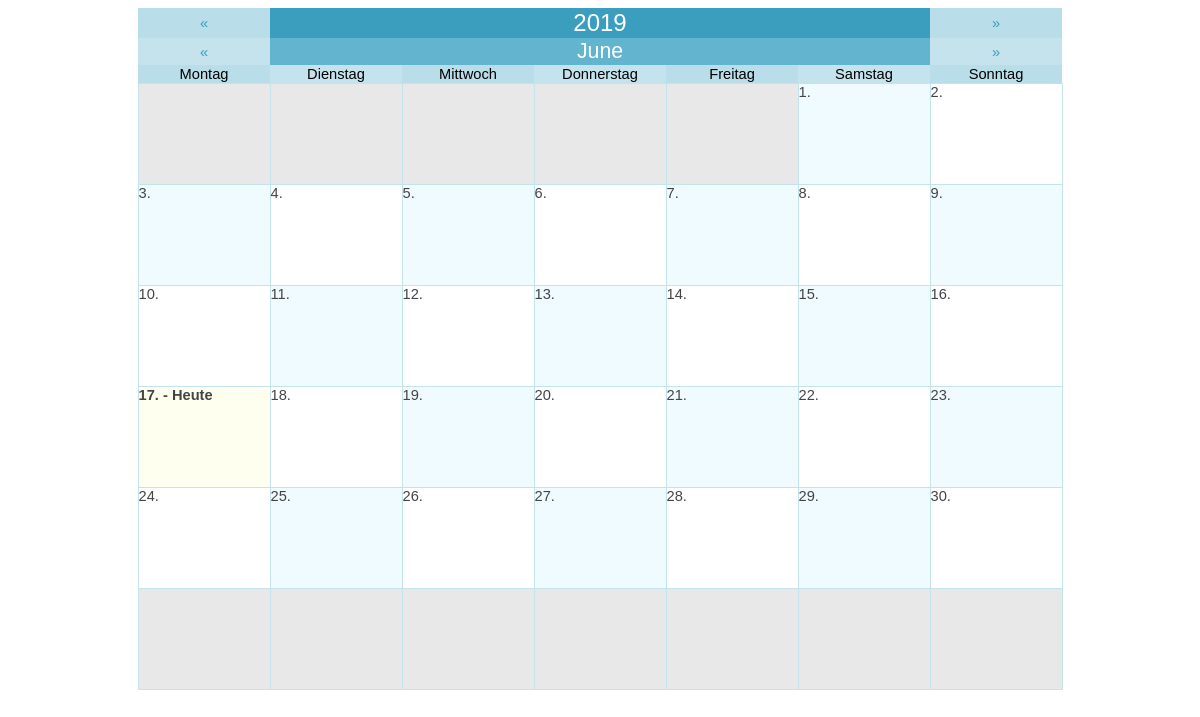
Before: /graphic_calendar.php with the older database file.
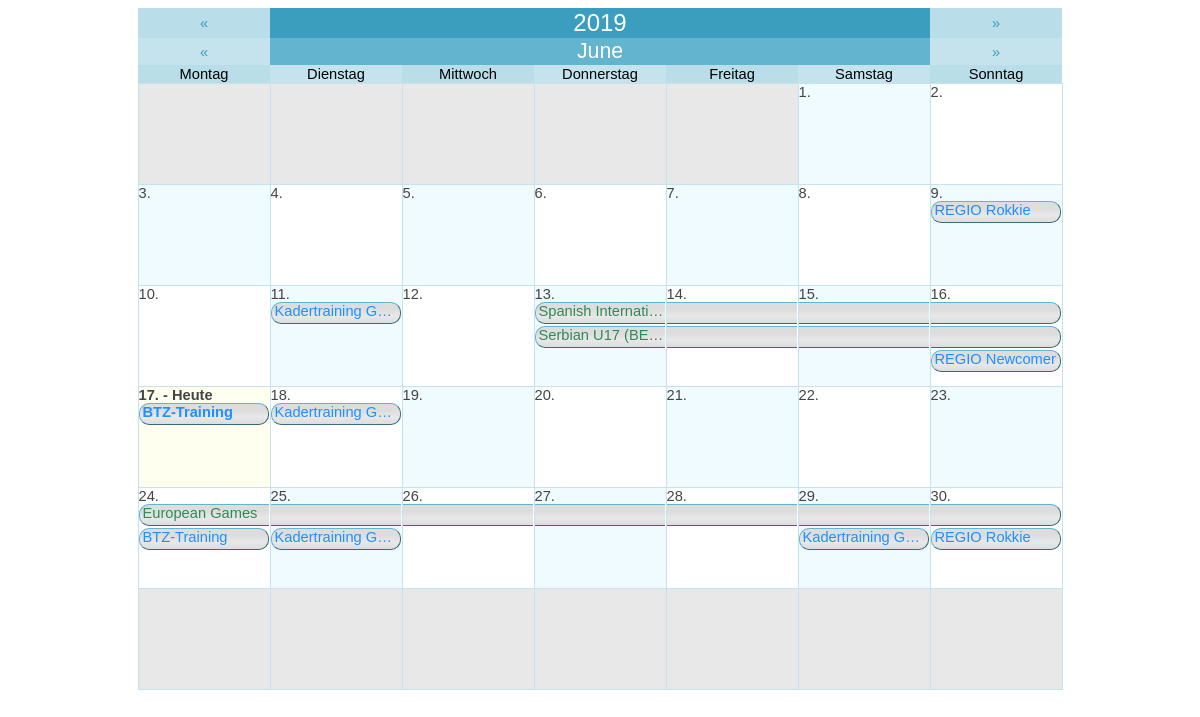
After: the same page with the newer database file.
### tables this page shows
CREATE TABLE `agenda` (
  `id` int(11) NOT NULL AUTO_INCREMENT,
  `title` varchar(255) NOT NULL,
  `description` text NOT NULL,
  `date_begin` date NOT NULL,
  `date_end` date NOT NULL,
  `isTimespan` tinyint(1) NOT NULL,
  `location` varchar(255) NOT NULL,
  `time_start` time NOT NULL,
  `time_end` time NOT NULL,
  `category` varchar(20) NOT NULL,
  `participant` varchar(255) NOT NULL,
  `responsible` varchar(255) NOT NULL,
  `additional_info` text NOT NULL,
  PRIMARY KEY (`id`)
);

### data/string.lib.php (called while the page is built, shortened)
<?php
function SReplace($string,$specialCharacters='')
{
    $sstr = str_replace(' ','-',$string);
    $sstr = str_replace('&Auml;','AE',$sstr);
    $sstr = str_replace('&auml;','ae',$sstr);
    $sstr = str_replace('&Ouml;','OE',$sstr);
    $sstr = str_replace('&ouml;','oe',$sstr);
    $sstr = str_replace('&Uuml;','UE',$sstr);
    $sstr = str_replace('&uuml;','ue',$sstr);
    $sstr = str_replace('&szlig;','ss',$sstr);
    $sstr = str_replace('Ã„','AE',$sstr);
    $sstr = str_replace('Ã¤','ae',$sstr);
    $sstr = str_replace('Ã–','OE',$sstr);
    $sstr = str_replace('Ã¶','oe',$sstr);
    $sstr = str_replace('Ãœ','UE',$sstr);
    $sstr = str_replace('Ã¼','ue',$sstr);
    $sstr = str_replace('ÃŸ','ss',$sstr);
    $sstr = preg_replace('/[^0-9A-Za-z-'.$specialCharacters.'\|]/', '', $sstr);
    return $sstr;
}
?>

### data/mysql.lib.php (called while the page is built, shortened)
<?php
class MySQL
{
    private static $sqlConnectionLink;
    public static function SetSQLLink($link)
    {
        self::$sqlConnectionLink = $link;
    }
    private static function GetParamTypeList($paramTypeList,$paramAmt)
    {
        if(substr($paramTypeList,0,1) == "@")
        {
            $broadcastType = str_replace("@","",$paramTypeList);
            $mySQLParamTypes = '';
            for($i=0;$i<$paramAmt;$i++) $mySQLParamTypes .= $broadcastType;
        }
        else
        {
            if($paramAmt == strlen($paramTypeList) OR ($paramTypeList == "" AND $paramAmt == -1)) $mySQLParamTypes = $paramTypeList;
            else die("<b>Not enought parameters provided!</b> <br> <b>Provided: </b> ".strlen($paramTypeList)." <br><b>Required:</b> $paramAmt");
        }
        return $mySQLParamTypes;
    }
    public static function Row($sqlStatement,$parameterTypes="", &...$sqlParameters)
    {
        $parameterAmount = func_num_args() - 2;
        $parameterTypeList = self::GetParamTypeList($parameterTypes,$parameterAmount);
        $stmt = self::$sqlConnectionLink->prepare($sqlStatement);
        if($parameterTypes != "") call_user_func_array(array($stmt, "bind_param"), array_merge(array($parameterTypeList), $sqlParameters));
        $stmt->execute();
        $result = $stmt->get_result();
        $row = $result->fetch_array();
        return $row;
    }
    public static function Cluster($sqlStatement,$parameterTypes="", &...$sqlParameters)
    {
        $rowArray = array();
        $parameterAmount = func_num_args() - 2;
        $parameterTypeList = self::GetParamTypeList($parameterTypes,$parameterAmount);
        $stmt = self::$sqlConnectionLink->prepare($sqlStatement);
        if($parameterTypes != "") call_user_func_array(array($stmt, "bind_param"), array_merge(array($parameterTypeList), $sqlParameters));
        $stmt->execute();
        $result = $stmt->get_result();
        while($row = $result->fetch_assoc()) array_push($rowArray,$row);
        return $rowArray;
    }
}
?>

### data/setting.lib.php (called while the page is built, shortened)
<?php
class Setting
{
    private static $sqlConnectionLink;
    public static function SetSQLLink($link)
    {
        self::$sqlConnectionLink = $link;
    }
    public static function Get($setting)
    {
        $stmt = self::$sqlConnectionLink->prepare("SELECT value FROM settings WHERE setting = ?");
        $stmt->bind_param('s', $setting);
        $stmt->execute();
        $result = $stmt->get_result();
        $value = $result->fetch_array();
        switch($value[0])
        {
            case 'true':    return true;
            default:        return $value[0];
        }
    }
}
?>

### graphic_calendar.php (the view, shortened to what this page needs)
<?php
    echo '
        <!DOCTYPE html>
        <html>
            <head>
                ';
                require("headerlinks.php");
                echo '
                <!--
                <link rel="stylesheet" href="https://use.fontawesome.com/releases/v5.3.1/css/all.css">
                <link rel="stylesheet" type="text/css" href="/css/style.css">
                <link rel="stylesheet" href="https://cdnjs.cloudflare.com/ajax/libs/font-awesome/4.7.0/css/font-awesome.min.css">
                <meta charset="utf-8">
                -->
            </head>
            <body>
                <div class="iframe_content" style="height: 600px;">
    ';
    $dateok = false;
    if (!$dateok)
    {
        $mo = date('m');
        $da = date('d');
        $yr = date('Y');
    }
    $offset = date('w', mktime(0,0,0,$mo,1,$yr));
    $nd = date('d', mktime(0,0,0,$mo+1,0,$yr));
    $days = array();
    for ($i=0;$i<=42;$i++) $days[$i]['out']= '&nbsp;';
    $j=1;
    for ($i=$offset;$i<=($offset+$nd-1);$i++)
    {
        $day = $j++;
        $date = $yr.'-'.str_pad($mo,2,0,STR_PAD_LEFT).'-'.str_pad($day,2,0,STR_PAD_LEFT);
        $days[$i]['out']= $day.'.';
        $days[$i]['dat']= $date;
    }
    $redirEx = '';
    echo '
        <center>
            <table class="calendar_table">
            <tr>
                <td colspan="1"><a href="?day='.date('Y-m-d', mktime(0,0,0,$mo,$da,$yr-1)).$redirEx.'">&laquo;</a></td>
                <td colspan="5"><b>'.$yr.'</b></td>
                <td colspan="1"><a href="?day='.date('Y-m-d', mktime(0,0,0,$mo,$da,$yr+1)).$redirEx.'">&raquo;</a></td>
            </tr>
            <tr>
                <td colspan="1"><a href="?day='.date('Y-m-d', mktime(0,0,0,$mo,0,$yr)).$redirEx.'">&laquo;</a></td>
                <td colspan="5"><b>'.str_replace('Mrz','M&auml;rz',SReplace(strftime("%B",strtotime($yr.'-'.$mo.'-'.$da)))).'</b></td>
                <td colspan="1"><a href="?day='.date('Y-m-d', mktime(0,0,0,$mo+1,1,$yr)).$redirEx.'">&raquo;</a></td>
            </tr>
            <tr>
                <td>Montag</td>
                <td>Dienstag</td>
                <td>Mittwoch</td>
                <td>Donnerstag</td>
                <td>Freitag</td>
                <td>Samstag</td>
                <td>Sonntag</td>
            </tr>
    ';
    $cntr = 1;
    $sqlExtension = '';
    $thisMontAndYear = $yr.'-'.str_pad($mo,2,0,STR_PAD_LEFT).'-%';
    $agTSMonthCluster = MySQL::Cluster("SELECT * FROM agenda WHERE isTimespan = '1' $sqlExtension AND (date_begin LIKE ? OR date_end LIKE ?) ",'ss',$thisMontAndYear,$thisMontAndYear);
    $agSiMonthCluster = MySQL::Cluster("SELECT * FROM agenda WHERE isTimespan = '0' $sqlExtension AND date_begin LIKE ?",'s',$thisMontAndYear);
    $categoryColor = array(
    "Landesmeisterschaft" => Setting::Get("ColorLandesmeisterschaft"),
    "Doppelturnier" => Setting::Get("ColorDoppelturnier"),
    "Nachwuchs" => Setting::Get("ColorNachwuchs"),
    "SchuelerJugend" => Setting::Get("ColorSchuelerJugend"),
    "Senioren" => Setting::Get("ColorSenioren"),
    "Training" => Setting::Get("ColorTraining"),
    "OEBVInternational" => Setting::Get("ColorOEBVInternational"),
    "OEBV" => Setting::Get("ColorOEBV"),
    "LV" => Setting::Get("ColorLV"));
    $designDataGrid = array_fill(0,31,array(NULL,NULL,NULL,NULL,NULL,NULL));
    for($ddg = 0 ; $ddg < 31 ; $ddg++)
    {
        foreach($agTSMonthCluster AS $dateData)
        {
            $datePartsBegin = explode('-',$dateData['date_begin']);
            $datePartsEnd = explode('-',$dateData['date_end']);
            if($datePartsBegin[2] == $ddg + 1)
            {
                $timespan =  $datePartsEnd[2] - $datePartsBegin[2] + 1;
                for($lctr = 5 ; $lctr >= 0 ; $lctr--)
                {
                    $layerValid = true;
                    for($ldctr = 0 ; $ldctr < $timespan ; $ldctr++) if($designDataGrid[$ddg + $ldctr][$lctr] != NULL) $layerValid = false;
                    if($layerValid) $layer = $lctr;
                }
                for($dctr = 0 ; $dctr < $timespan ; $dctr++) $designDataGrid[$ddg + $dctr][$layer] = 'AG-'.$dateData['id'];
            }
        }
        foreach($agSiMonthCluster AS $dateData)
        {
            $datePartsBegin = explode('-',$dateData['date_begin']);
            if($datePartsBegin[2] == $ddg + 1)
            {
                for($lctr = 5 ; $lctr >= 0 ; $lctr--)
                {
                    $layerValid = true;
                    if($designDataGrid[$ddg][$lctr] != NULL) $layerValid = false;
                    if($layerValid) $layer = $lctr;
                }
                $designDataGrid[$ddg][$layer] = 'AG-'.$dateData['id'];
            }
        }
    }
    for($lctr = 0 ; $lctr < 5 ; $lctr++)
    {
        for($ddg = 0 ; $ddg < 31 ; $ddg++) if($designDataGrid[$ddg][$lctr] != NULL) $lastLayer =  $lctr;
    }
    for ($i=1;$i<=6;$i++)
    {
        echo '<tr>';
        for ($j=1;$j<=7;$j++)
        {
            $curr = $cntr++;
            $accent = ($days[$curr]['dat'] == "") ? 'blank' : (($curr % 2 == 0) ? 'accent1' : 'accent2');
            $style = (date("Y-m-d") == $days[$curr]['dat']) ? 'bold' : 'normal';
            $today = (date("Y-m-d") == $days[$curr]['dat']) ? 'today' : '';
            $selectStyle = (isset($_GET['datum']) AND $_GET['datum']==$days[$curr]['dat']) ? 'selected' : '';
            echo '
                <td class="'.$selectStyle.' '.$accent.' '.$today.'" style="font-weight: '.$style.'">
                <span>'.$days[$curr]['out'].' '.((date("Y-m-d") == $days[$curr]['dat']) ? ' - Heute' : '').'</span>
            ';
            $curDate = $days[$curr]['dat'];
            $dayNow = intval(str_replace('.','',$days[$curr]['out']));
            echo '<table class="cellContentData">';
            for($dctr = 0 ; $dctr <= $lastLayer ; $dctr++)
            {
                $dataParts = explode("-",$designDataGrid[$dayNow - 1][$dctr]);
                if($dataParts[0] == "ZA" OR $dataParts[0] == "AG")
                {
                    if($dataParts[0] == "AG")
                    {
                        $calData = MySQL::Row("SELECT *,title AS displayTitle FROM agenda WHERE id = ?",'i',$dataParts[1]);
                        $displayTitle = '';
                        if($calData['isTimespan'])
                        {
                            if($curDate == $calData['date_begin'])
                            {
                                $cellStyle = "timespanStart";
                                $displayTitle = $calData['displayTitle'];
                            }
                            else if($curDate == $calData['date_end'])
                            {
                                $cellStyle = "timespanEnd";
                            }
                            else
                            {
                                $cellStyle = "timespanMiddle";
                            }
                            if($j == 1) $displayTitle = $calData['displayTitle'];
                        }
                        else
                        {
                            $cellStyle = "timespanSingle";
                            $displayTitle = $calData['displayTitle'];
                        }
                    }
                    echo '
                        <tr>
                            <td>
                                <a href="#calenderInfo'.$designDataGrid[$dayNow - 1][$dctr].'" style="text-decoration:none;">
                                    <div id="'.$cellStyle.'" style="color: '.(($calData['category']!="") ? $categoryColor[$calData['category']] : '#000000').';">'.$displayTitle.'</div>
                                </a>
                            </td>
                        </tr>
                    ';
                }
                else echo '<tr><td></td></tr>';
            }
            echo '</table>';
            echo'
                </td>
            ';
        }
        echo '</tr>';
    }
    echo '
            </table>
        </center>
    ';
    echo '
                </div>
            </body>
        </html>
    ';
?>

### headerlinks.php (shortened to what this page needs)
<?php
    $revision = 8511;
    echo '
            <link rel="stylesheet" type="text/css" href="/css/style.css?'.$revision.'">
            <link rel="stylesheet" type="text/css" href="/css/layout_modern.css?'.$revision.'">
            <link rel="stylesheet" type="text/css" href="/css/menu.css?'.$revision.'">
            <link rel="stylesheet" type="text/css" href="/css/slide.css?'.$revision.'" />
            <script src="/js/sourceRev005.js?'.$revision.'"></script>
            <link rel="stylesheet" href="https://use.fontawesome.com/releases/v5.6.3/css/all.css">
            <link rel="stylesheet" href="https://cdnjs.cloudflare.com/ajax/libs/font-awesome/4.7.0/css/font-awesome.min.css">
            <link rel="stylesheet" href="/css/froala/froala_editor.css">
            <link rel="stylesheet" href="/css/froala/froala_style.css">
            <link rel="stylesheet" href="/css/froala/plugins/colors.css">
            <link rel="stylesheet" href="/css/froala/plugins/emoticons.css">
            <link rel="stylesheet" href="/css/froala/plugins/image_manager.css">
            <link rel="stylesheet" href="/css/froala/plugins/image.css">
            <link rel="stylesheet" href="/css/froala/plugins/line_breaker.css">
            <link rel="stylesheet" href="/css/froala/plugins/table.css">
            <link rel="stylesheet" href="/css/froala/plugins/char_counter.css">
            <link rel="stylesheet" href="/css/froala/plugins/video.css">
            <link rel="stylesheet" href="/css/froala/plugins/fullscreen.css">
            <link rel="stylesheet" href="/css/froala/plugins/file.css">
            <link rel="stylesheet" href="/css/froala/plugins/quick_insert.css">
            <link rel="stylesheet" href="https://cdnjs.cloudflare.com/ajax/libs/codemirror/5.3.0/codemirror.min.css">
    ';
?>

Changed rows visible on the page:
added agenda: title "REGIO Rokkie", shown under "9."
added agenda: title "Kadertraining G…", shown under "11."
added agenda: title "Spanish Internati…"
added agenda: title "Serbian U17 (BE…"
added agenda: title "REGIO Newcomer", shown under "16."
added agenda: title "BTZ-Training", shown under "17."
added agenda: title "Kadertraining G…", shown under "18."
added agenda: title "European Games"
added agenda: title "BTZ-Training", shown under "24."
added agenda: title "Kadertraining G…", shown under "25."
added agenda: title "Kadertraining G…", shown under "29."
added agenda: title "REGIO Rokkie", shown under "30."
